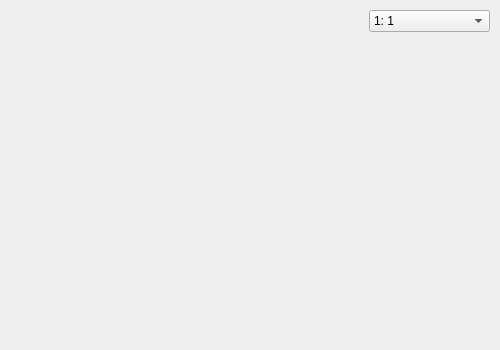
<?xml version="1.0" encoding="UTF-8"?>
<ui version="4.0">
 <class>MyWidget</class>
 <widget class="QWidget" name="MyWidget">
  <property name="geometry">
   <rect>
    <x>0</x>
    <y>0</y>
    <width>500</width>
    <height>350</height>
   </rect>
  </property>
  <property name="minimumSize">
   <size>
    <width>500</width>
    <height>350</height>
   </size>
  </property>
  <property name="maximumSize">
   <size>
    <width>500</width>
    <height>350</height>
   </size>
  </property>
  <property name="windowTitle">
   <string>MyWidget</string>
  </property>
  <widget class="QComboBox" name="comboBox">
   <property name="geometry">
    <rect>
     <x>369</x>
     <y>10</y>
     <width>121</width>
     <height>22</height>
    </rect>
   </property>
   <item>
    <property name="text">
     <string>1: 1</string>
    </property>
   </item>
   <item>
    <property name="text">
     <string>1: 2</string>
    </property>
   </item>
   <item>
    <property name="text">
     <string>1: 4</string>
    </property>
   </item>
  </widget>
  <widget class="QImageWidget" name="widget" native="true">
   <property name="geometry">
    <rect>
     <x>10</x>
     <y>10</y>
     <width>320</width>
     <height>320</height>
    </rect>
   </property>
   <widget class="QWidget" name="horizontalLayoutWidget">
    <property name="geometry">
     <rect>
      <x>-10</x>
      <y>-10</y>
      <width>341</width>
      <height>341</height>
     </rect>
    </property>
    <layout class="QHBoxLayout" name="horizontalLayout"/>
   </widget>
  </widget>
 </widget>
 <layoutdefault spacing="6" margin="11"/>
 <customwidgets>
  <customwidget>
   <class>QImageWidget</class>
   <extends>QWidget</extends>
   <header>qimagewidget.h</header>
   <container>1</container>
   <slots>
    <slot>setSize(int)</slot>
   </slots>
  </customwidget>
 </customwidgets>
 <resources/>
 <connections>
  <connection>
   <sender>comboBox</sender>
   <signal>currentIndexChanged(int)</signal>
   <receiver>widget</receiver>
   <slot>setSize(int)</slot>
   <hints>
    <hint type="sourcelabel">
     <x>439</x>
     <y>23</y>
    </hint>
    <hint type="destinationlabel">
     <x>323</x>
     <y>58</y>
    </hint>
   </hints>
  </connection>
 </connections>
</ui>
